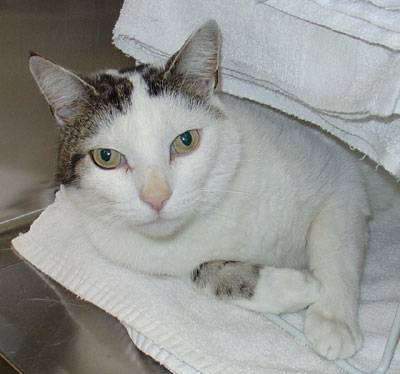
#> input picture week_10/data/cats_and_dogs_filtered/train/cats/cat.106.jpg, 400 x 374 px, found by its file name; its folder holds only this picture in this run
$ jupyter execute --allow-errors 23001919_NguyenVietQuang_KMeans_DBScan.ipynb
#> lines starting #> are read from the running program, lines starting #| are printed output that depends on the picture
# K-Means

## Ví dụ 1:

[cell 1]
from __future__ import print_function
import numpy as np
import matplotlib.pyplot as plt
from scipy.spatial.distance import cdist
np.random.seed(11)
# Kỳ vọng và hiệp phương sai của 3 cụm dữ liệu
means = [[2, 2], [8, 3], [3, 6]]
cov = [[1, 0], [0, 1]]
# Số điểm mỗi cụm dữ liệu
N = 500
# Tạo các cụm dữ liệu qua phân bố chuẩn (Gaussian)
X0 = np.random.multivariate_normal(means[0], cov, N)
X1 = np.random.multivariate_normal(means[1], cov, N)
X2 = np.random.multivariate_normal(means[2], cov, N)
# Tổng hợp dữ liệu từ các cụm
X = np.concatenate((X0, X1, X2), axis = 0)
# Số cụm = 3
K = 3
# Gán nhãn ban đầu cho các cụm, sau đó ta test model và so sánh
original_label = np.asarray([0]*N + [1]*N + [2]*N).T

[cell 2]
def kmeans_display(X, label):
  K = np.amax(label) + 1
  X0 = X[label == 0, :]
  X1 = X[label == 1, :]
  X2 = X[label == 2, :]
  plt.plot(X0[:, 0], X0[:, 1], 'b^', markersize = 4, alpha = .8)
  plt.plot(X1[:, 0], X1[:, 1], 'go', markersize = 4, alpha = .8)
  plt.plot(X2[:, 0], X2[:, 1], 'rs', markersize = 4, alpha = .8)
  plt.axis('equal')
  plt.plot()
  plt.show()

[cell 3]
def kmeans_init_centers(X, k):
  # randomly pick k rows of X as initial centers
  return X[np.random.choice(X.shape[0], k, replace=False)]

[cell 4]
def kmeans_assign_labels(X, centers):
  # calculate pairwise distances btw data and centers
  D = cdist(X, centers)
  # return index of the closest center
  return np.argmin(D, axis = 1)

[cell 5]
def kmeans_update_centers(X, labels, K):
  centers = np.zeros((K, X.shape[1]))
  for k in range(K):
    # collect all points assigned to the k-th cluster
    Xk = X[labels == k, :]
    # take average
    centers[k,:] = np.mean(Xk, axis = 0)
  return centers

[cell 6]
def has_converged(centers, new_centers, tol = 1e-4):
# return True if two sets of centers are the same
  return np.linalg.norm(centers - new_centers) < tol

[cell 7]
def kmeans(X, K, max_iter = 1000):
  centers = [kmeans_init_centers(X, K)]
  labels = []
  it = 0
  while it < max_iter:
    labels.append(kmeans_assign_labels(X, centers[-1]))
    new_centers = kmeans_update_centers(X, labels[-1], K)
    if has_converged(centers[-1], new_centers):
      break
    centers.append(new_centers)
    it += 1
  return (centers, labels, it)

[cell 8]
(centers, labels, it) = kmeans(X, K)
print('Centers found by our algorithm:')
print(centers[-1])
kmeans_display(X, labels[-1])
#> in kmeans_display, `plt.show()`:
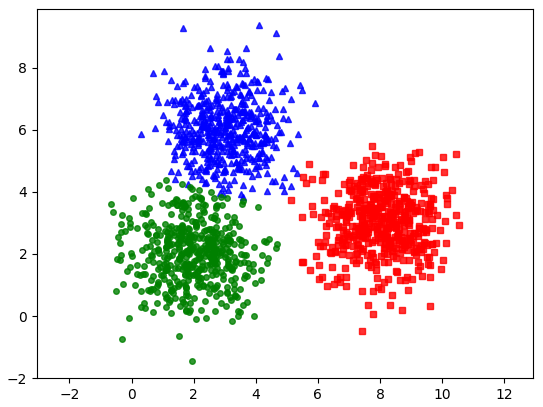
#> figure drawn by matplotlib, 1 panel

## Thư viện sklearn

[cell 9]
from sklearn.cluster import KMeans
kmeanslib = KMeans(n_clusters=3, random_state=0).fit(X)
print('Centers found by scikit-learn:')
print(kmeanslib.cluster_centers_)
pred_label = kmeanslib.predict(X)
kmeans_display(X, pred_label)
#> in kmeans_display (call 2), `plt.show()`:
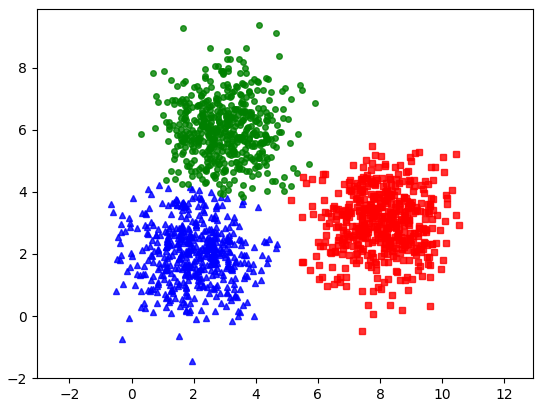
#> figure drawn by matplotlib, 1 panel

## Ví dụ 2

[cell 10]
import numpy as np
import mnist
import matplotlib.pyplot as plt
from sklearn.cluster import KMeans
from sklearn.neighbors import NearestNeighbors
from sklearn.preprocessing import normalize
from sklearn.datasets import fetch_openml
import matplotlib.pyplot as plt
import matplotlib

[cell 11]
# This function visualizes filters in matrix A. Each column of A is a
# filter. We will reshape each column into a square image and visualizes
# on each cell of the visualization panel.
# All other parameters are optional, usually you do not need to worry
# about it.
# opt_normalize: whether we need to normalize the filter so that all of
# them can have similar contrast. Default value is true.
# opt_graycolor: whether we use gray as the heat map. Default is true.
# opt_colmajor: you can switch convention to row major for A. In that
# case, each row of A is a filter. Default value is false.

# source: https://github.com/tsaith/ufldl_tutorial
def display_network(A, m = -1, n = -1):
#> called with A = array of shape (2, 3), m = 3, n = 1
  opt_normalize = True
  opt_graycolor = True
  # Rescale
  A = A - np.average(A)
  # Compute rows & cols
  (row, col) = A.shape
  sz = int(np.ceil(np.sqrt(row)))
  buf = 1
  if m < 0 or n < 0:
    n = np.ceil(np.sqrt(col))
    m = np.ceil(col / n)

  image = np.ones(shape=(buf + m * (sz + buf), buf + n * (sz + buf)))
  if not opt_graycolor:
    image *= 0.1
  k = 0
  for i in range(int(m)):
    for j in range(int(n)):
      if k >= col:
        continue
      clim = np.max(np.abs(A[:, k]))
      if opt_normalize:
        image[buf + i * (sz + buf):buf + i * (sz + buf) + sz, buf + j * (sz + buf):buf + j * (sz + buf) + sz] = A[:, k].reshape(sz, sz) / clim
      else:
        image[buf + i * (sz + buf):buf + i * (sz + buf) + sz, buf + j * (sz + buf):buf + j * (sz + buf) + sz] = A[:, k].reshape(sz, sz) / np.max(np.abs(A))
      k += 1
  return image

[cell 12]
def display_color_network(A):
  """
  # display receptive field(s) or basis vector(s) for image patches
  #
  # A the basis, with patches as column vectors
  # In case the midpoint is not set at 0, we shift it dynamically
  :param A:
  :param file:
  :return:
  """
  if np.min(A) >= 0:
    A = A - np.mean(A)
  cols = np.round(np.sqrt(A.shape[1]))
  channel_size = A.shape[0] / 3
  dim = np.sqrt(channel_size)
  dimp = dim + 1
  rows = np.ceil(A.shape[1] / cols)
  B = A[0:channel_size, :]

  C = A[channel_size:2 * channel_size, :]
  D = A[2 * channel_size:3 * channel_size, :]
  B = B / np.max(np.abs(B))
  C = C / np.max(np.abs(C))
  D = D / np.max(np.abs(D))
  # Initialization of the image
  image = np.ones(shape=(dim * rows + rows - 1, dim * cols + cols - 1, 3))
  for i in range(int(rows)):
    for j in range(int(cols)):
  # This sets the patch
      image[i * dimp:i * dimp + dim, j * dimp:j * dimp + dim, 0] = B[:, i * cols
      + j].reshape(dim, dim)
      image[i * dimp:i * dimp + dim, j * dimp:j * dimp + dim, 1] = C[:, i * cols
      + j].reshape(dim, dim)
      image[i * dimp:i * dimp + dim, j * dimp:j * dimp + dim, 2] = D[:, i * cols
      + j].reshape(dim, dim)
      image = (image + 1) / 2
  return image

#> (a cell that did not finish here is left out)

[cell 14]
print(X.shape)
#> (the rest of this cell did not finish here and is left out)

[cell 15]
print(type(kmeanslib.cluster_centers_.T))
print(kmeanslib.cluster_centers_.T.shape)
#> (the rest of this cell did not finish here and is left out)

[cell 16]
plt.axis('off')
#> (the rest of this cell did not finish here and is left out)

## Bài 1.1

[cell 17]
X_T = X.T
K2 = 10
#> (the rest of this cell did not finish here and is left out)

print('Centers:')
print(centers2[-1])

## Bài 1.2

[cell 18]
import numpy as np
import cv2
import os

filepath = '/home/vitquay1708/Study_Space/ml/week_10/data/cats_and_dogs_filtered'
folders = ['train/cats', 'train/dogs', 'validation/cats', 'validation/dogs']
IMG_SIZE = 64
D = IMG_SIZE ** 2

image_paths = []
labels = []

for folder in folders:
  folder_path = os.path.join(filepath, folder)
  file_names = os.listdir(folder_path)

  for file in file_names:
    full_path = os.path.join(folder_path, file)
    image_paths.append(full_path)
    if 'cat' in str(file):
      labels.append(0)
    else:
      labels.append(1)
#> pass 2 of the loop `for folder in folders:`:

N = len(image_paths)

X = np.zeros((D, N), dtype=np.float32)
y = np.array(labels, dtype=np.int8)

count = 0
for i, img_path in enumerate(image_paths):
  img = cv2.imread(img_path, cv2.IMREAD_GRAYSCALE)
#> img: shape (374, 400); min 0, max 229, mean 150
  if img is not None:
    img = cv2.resize(img, (IMG_SIZE, IMG_SIZE))
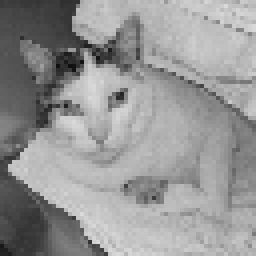
#> img: shape (64, 64) (shown 4 times larger); min 15, max 218, mean 149.8
    X[:, i] = img.reshape(D)
    count += 1
  else:
    print(f'Khong doc duoc file {img_path}')
#> pass 2 of the loop `for i, img_path in enumerate(image_paths):`:
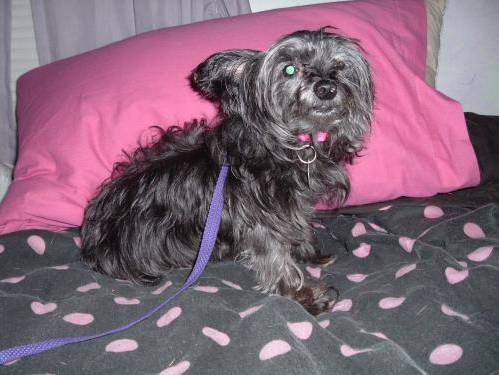
#> input picture week_10/data/cats_and_dogs_filtered/train/dogs/dog.0.jpg, 499 x 375 px, found by its file name
#> `img = cv2.imread(img_path, cv2.IMREAD_GRAYSCALE)`:
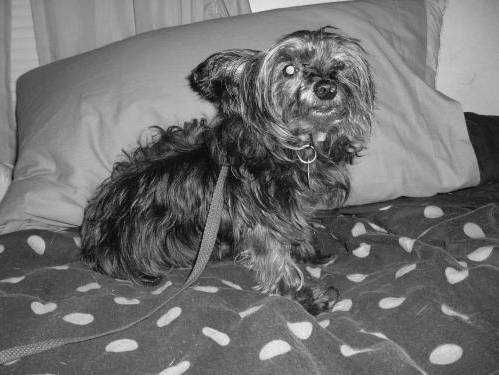
#> img: shape (375, 499); min 0, max 255, mean 112
#> `img = cv2.resize(img, (IMG_SIZE, IMG_SIZE))`:
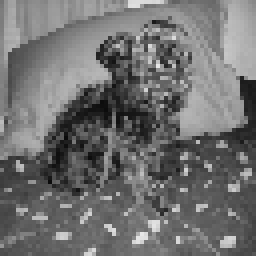
#> img: shape (64, 64) (shown 4 times larger); min 11, max 230, mean 111.8

X = X.T
X = X / 255.0
print(X.shape)
#| (4, 4096)
print(y.shape)

[cell 19]
(centers3, labels3, _) = kmeans(X, 2)
#> centers3 = 1001 items; labels3 = 1000 items, first 6: [0, 0, 0, 0], [1, 1, 1, 1], [0, 0, 0, 0], [1, 1, 1, 1], [0, 0, 0, 0], [1, 1, 1, 1]
print('Centers:')
print(centers3[-1][0])
#> (printed output is left out)
print(centers3[-1][1])
#> (printed output is left out)

# DBScan

## Ví dụ 2.1

[cell 20]
import numpy as np
from matplotlib import pyplot as plt

class DBSCAN(object):

    def __init__(self,x,epsilon,minpts):
        # The number of input dataset
        self.n = len(x)
        # Euclidean distance
        p, q = np.meshgrid(np.arange(self.n), np.arange(self.n))
        self.dist = np.sqrt(np.sum(((x[p] - x[q])**2),2))
        # label as visited points and noise
        self.visited = np.full((self.n), False)
        self.noise = np.full((self.n),False)
        # DBSCAN Parameters
        self.epsilon = epsilon
        self.minpts = minpts
        # Cluseter
        self.idx = np.full((self.n),0)
        self.C = 0
        self.input = x

    def run(self):
        # Clustering
        for i in range(len(self.input)):
            if self.visited[i] == False:
                self.visited[i] = True
                self.neighbors = self.regionQuery(i)
                if len(self.neighbors) >= self.minpts:
                    self.C += 1
                    self.expandCluster(i)
                else : self.noise[i] = True
        return self.idx,self.noise

    def regionQuery(self, i):
        g = self.dist[i,:] < self.epsilon
        Neighbors = np.where(g)[0].tolist()
        return Neighbors

    def expandCluster(self, i):
        self.idx[i] = self.C
        k = 0

        while True:
            if len(self.neighbors) <= k:return
            j = self.neighbors[k]
            if self.visited[j] != True:
                self.visited[j] = True

                self.neighbors2 = self.regionQuery(j)
                v = [self.neighbors2[i] for i in np.where(self.idx[self.neighbors2]==0)[0]]

                if len(self.neighbors2) >=  self.minpts:
                    self.neighbors = self.neighbors+v

            if self.idx[j] == 0 : self.idx[j] = self.C
            k += 1

    def sort(self):

        cnum = np.max(self.idx)
        self.cluster = []
        self.noise = []
        for i in range(cnum):

            k = np.where(self.idx == (i+1))[0].tolist()
            self.cluster.append([self.input[k,:]])

        self.noise = self.input[np.where(self.idx == 0)[0].tolist(),:]
        return self.cluster, self.noise

    def plot(self):

        self.sort()
        fig,ax = plt.subplots()

        for idx,group in enumerate(self.cluster):

            ax.plot(group[0][:,0],
                    group[0][:,1],
                    marker='o',
                    linestyle='',
                    label='Cluster {}'.format(idx))

            if self.noise.size > 0:
                ax.plot(self.noise[:,0],
                    self.noise[:,1],
                    marker='x',
                    linestyle='',
                    label='noise')

        ax.legend(fontsize=10, loc='upper left')
        plt.title('Scatter Plot of Clustering result', fontsize=15)
        plt.xlabel('X', fontsize=14)
        plt.ylabel('Y', fontsize=14)
        plt.show()

### Data 1

[cell 21]
from scipy import io
import pandas as pd

# Load data
df = pd.read_csv('/home/vitquay1708/Study_Space/ml/week_10/data/input.csv')
#> (reads week_10/data/input.csv from the repository)
x = np.zeros([len(df), 2], float )
x[:, 0] = np.array(df['x1'], float)
x[:, 1] = np.array(df['x2'], float)
#%% Run DEMO
# INIT DBSCAN
dbscan = DBSCAN(x,1.5,4)
# CLUSTERING
idx,noise = dbscan.run()
# SORTING
g_cluster,n_cluster = dbscan.sort()
# Visualization
dbscan.plot()
#> in plot, `plt.show()`:
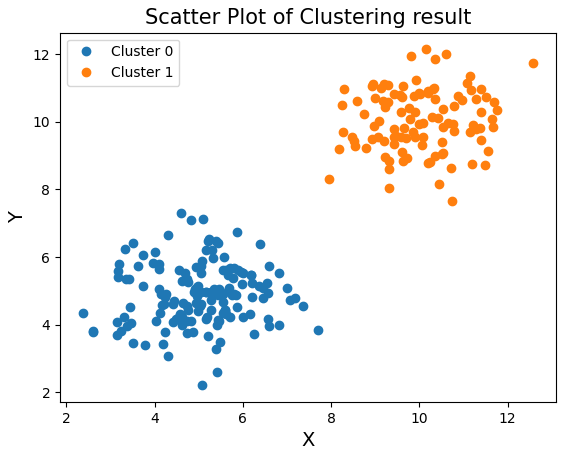
#> figure drawn by matplotlib, 1 panel

### K_means data 1

[cell 22]
(centers3, labels3, it3) = kmeans(x, 2)
print('Centers:')
print(centers3[-1])
kmeans_display(x, labels3[-1])
#> in kmeans_display (call 3), `plt.show()`:
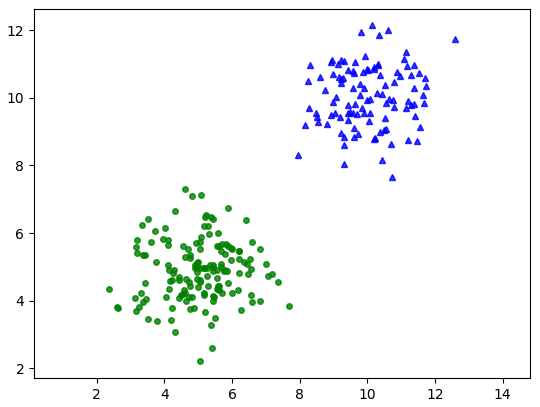
#> figure drawn by matplotlib, 1 panel

### Data 2

[cell 23]
from sklearn.datasets import make_moons

X, y = make_moons(n_samples=300, noise=0.05, random_state=42)

# INIT DBSCAN
dbscan = DBSCAN(X, 0.3, 5)
# CLUSTERING
idx,noise = dbscan.run()
# SORTING
g_cluster,n_cluster = dbscan.sort()
# Visualization
dbscan.plot()
#> in plot (call 2), `plt.show()`:
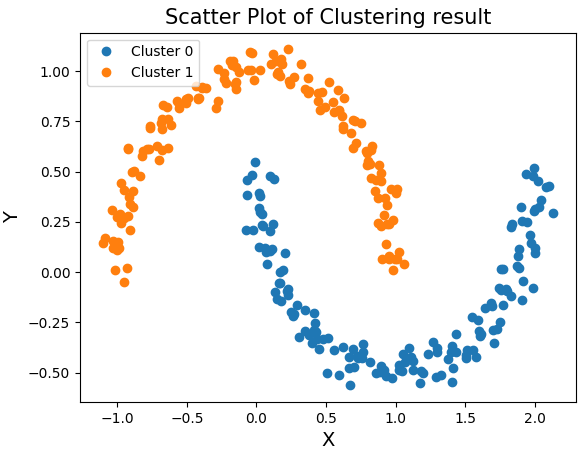
#> figure drawn by matplotlib, 1 panel

### K_means data 2

[cell 24]
(centers4, labels4, it4) = kmeans(X, 2)
print(centers4[-1])
print(labels4)
kmeans_display(X, labels4[-1])
#> in kmeans_display (call 4), `plt.show()`:
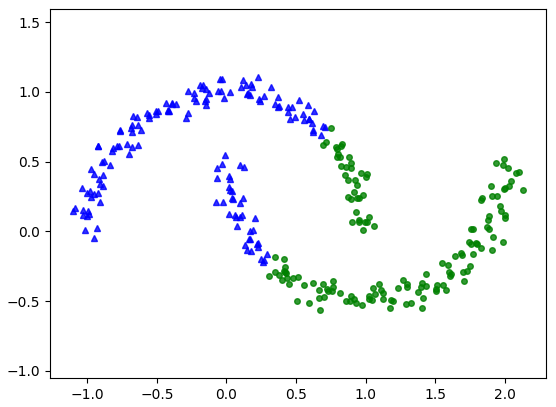
#> figure drawn by matplotlib, 1 panel

## Ví dụ 2.2

[cell 25]
df_sales = pd.read_csv('/home/vitquay1708/Study_Space/ml/week_10/data/Sales_Transactions_Dataset_Weekly.csv')
#> (reads week_10/data/Sales_Transactions_Dataset_Weekly.csv from the repository)
print(df_sales.shape)
print(df_sales.dtypes)

X = []
for col in df_sales.columns:
  if df_sales[col].dtypes == 'float64':
    X.append(df_sales[col])
X = np.array(X).T
print(X.shape)

### K-means

#### Tìm K tối ưu với thuật toán Elbow

[cell 26]
distortions = []

K = range(5, 16)
for k in K:
  kmean_model = KMeans(n_clusters=k)
  kmean_model.fit(X)
  distortions.append(kmean_model.inertia_)

plt.figure(figsize=(16, 8))
plt.plot(K, distortions, 'bx-')
plt.show()
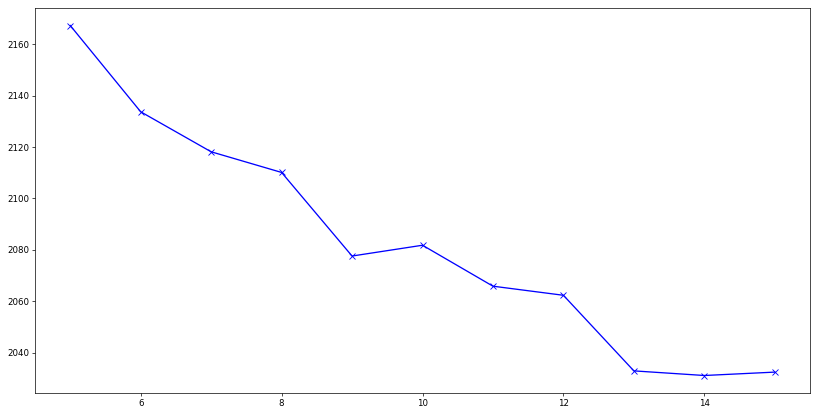
#> figure drawn by matplotlib, 1 panel; curve peaks at x = 5, y = 2167.3

[cell 27]
kmeans_final = KMeans(n_clusters=7)
kmeans_final.fit(X)
centroids_pred = kmeans_final.predict(X)
print(centroids_pred)
print(kmeans_final.cluster_centers_)

### DBSCAN

[cell 28]
dbscan = DBSCAN(X, epsilon = 1.5 , minpts=5)
idx, noise = dbscan.run()
g_cluster, n_cluster = dbscan.sort()
print('Số cụm: ', len(g_cluster))
for i in range(len(g_cluster)):
  print(f'Số lượng mẫu trong cụm {i} là : {g_cluster[i][0].shape[0]}')
print('Số lượng nhiễu: ', len(n_cluster))
